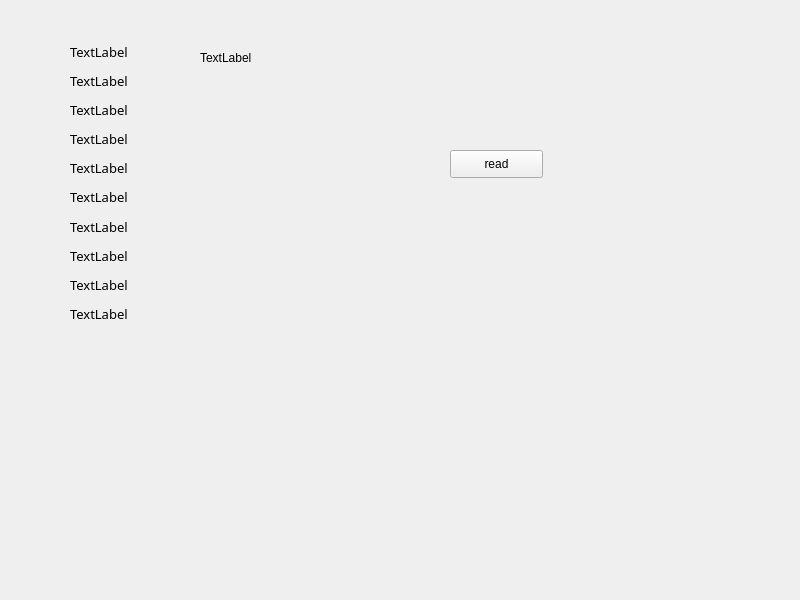
<?xml version="1.0" encoding="UTF-8"?>
<ui version="4.0">
 <class>Widget</class>
 <widget class="QWidget" name="Widget">
  <property name="geometry">
   <rect>
    <x>0</x>
    <y>0</y>
    <width>800</width>
    <height>600</height>
   </rect>
  </property>
  <property name="windowTitle">
   <string>Widget</string>
  </property>
  <widget class="QWidget" name="layoutWidget">
   <property name="geometry">
    <rect>
     <x>70</x>
     <y>40</y>
     <width>91</width>
     <height>285</height>
    </rect>
   </property>
   <layout class="QVBoxLayout" name="verticalLayout_2">
    <item>
     <widget class="QLabel" name="label_11">
      <property name="font">
       <font>
        <family>Microsoft JhengHei</family>
        <pointsize>10</pointsize>
       </font>
      </property>
      <property name="text">
       <string>TextLabel</string>
      </property>
     </widget>
    </item>
    <item>
     <widget class="QLabel" name="label_12">
      <property name="font">
       <font>
        <family>Microsoft JhengHei</family>
        <pointsize>10</pointsize>
       </font>
      </property>
      <property name="text">
       <string>TextLabel</string>
      </property>
     </widget>
    </item>
    <item>
     <widget class="QLabel" name="label_13">
      <property name="font">
       <font>
        <family>Microsoft JhengHei</family>
        <pointsize>10</pointsize>
       </font>
      </property>
      <property name="text">
       <string>TextLabel</string>
      </property>
     </widget>
    </item>
    <item>
     <widget class="QLabel" name="label_14">
      <property name="font">
       <font>
        <family>Microsoft JhengHei</family>
        <pointsize>10</pointsize>
       </font>
      </property>
      <property name="text">
       <string>TextLabel</string>
      </property>
     </widget>
    </item>
    <item>
     <widget class="QLabel" name="label_15">
      <property name="font">
       <font>
        <family>Microsoft JhengHei</family>
        <pointsize>10</pointsize>
       </font>
      </property>
      <property name="text">
       <string>TextLabel</string>
      </property>
     </widget>
    </item>
    <item>
     <widget class="QLabel" name="label_16">
      <property name="font">
       <font>
        <family>Microsoft JhengHei</family>
        <pointsize>10</pointsize>
       </font>
      </property>
      <property name="text">
       <string>TextLabel</string>
      </property>
     </widget>
    </item>
    <item>
     <widget class="QLabel" name="label_17">
      <property name="font">
       <font>
        <family>Microsoft JhengHei</family>
        <pointsize>10</pointsize>
       </font>
      </property>
      <property name="text">
       <string>TextLabel</string>
      </property>
     </widget>
    </item>
    <item>
     <widget class="QLabel" name="label_18">
      <property name="font">
       <font>
        <family>Microsoft JhengHei</family>
        <pointsize>10</pointsize>
       </font>
      </property>
      <property name="text">
       <string>TextLabel</string>
      </property>
     </widget>
    </item>
    <item>
     <widget class="QLabel" name="label_19">
      <property name="font">
       <font>
        <family>Microsoft JhengHei</family>
        <pointsize>10</pointsize>
       </font>
      </property>
      <property name="text">
       <string>TextLabel</string>
      </property>
     </widget>
    </item>
    <item>
     <widget class="QLabel" name="label_20">
      <property name="font">
       <font>
        <family>Microsoft JhengHei</family>
        <pointsize>10</pointsize>
       </font>
      </property>
      <property name="text">
       <string>TextLabel</string>
      </property>
     </widget>
    </item>
   </layout>
  </widget>
  <widget class="QLabel" name="name0">
   <property name="geometry">
    <rect>
     <x>200</x>
     <y>50</y>
     <width>55</width>
     <height>16</height>
    </rect>
   </property>
   <property name="text">
    <string>TextLabel</string>
   </property>
  </widget>
  <widget class="QPushButton" name="readbutton">
   <property name="geometry">
    <rect>
     <x>450</x>
     <y>150</y>
     <width>93</width>
     <height>28</height>
    </rect>
   </property>
   <property name="text">
    <string>read</string>
   </property>
  </widget>
 </widget>
 <resources/>
 <connections/>
</ui>
